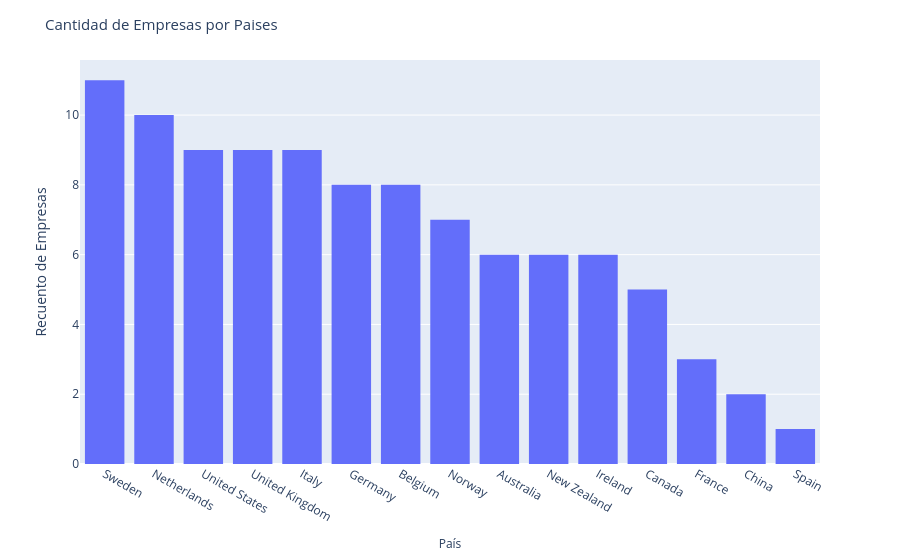

Notebook source saved alongside this figure:
### Markdown cell above
### Para cada ítem, crea una visualización adecuada según las variables especificadas. Interpreta los resultados según tus datos.

### Code cell
#Visualización de una variable categórica : creacion de un gráfico de barras usando Plotly express (countplot)

query = "SELECT* FROM COMPANIES"
df_company= pd.read_sql(query, connection)
figura1= px.histogram(df_company, x="country")

figura1.update_layout(
  title="Cantidad de Empresas por Paises",
  title_font_size= 15,
  xaxis_title="País",
  yaxis_title="Recuento de Empresas", 
  xaxis_title_font_size= 12,
  xaxis={"categoryorder":"total descending"})

### Figure 1 — Plotly figure (JSON) as saved in the notebook; plotly's stock layout.template omitted (floating-point values rounded to 4 significant figures)
{"data": [{"alignmentgroup": "True", "bingroup": "x", "hovertemplate": "country=%{x}<br>count=%{y}<extra></extra>", "legendgroup": "", "marker": {"color": "#636efa", "pattern": {"shape": ""}}, "name": "", "offsetgroup": "", "orientation": "v", "showlegend": false, "type": "histogram", "x": ["Germany", "Australia", "United States", "Germany", "New Zealand", "Norway", "United Kingdom", "Italy", "United States", "Belgium", "Sweden", "Sweden", "Ireland", "Belgium", "Norway", "Australia", "New Zealand", "China", "United States", "Canada", "Germany", "Germany", "United Kingdom", "Belgium", "Italy", "Italy", "United Kingdom", "France", "Australia", "New Zealand", "Sweden", "Sweden", "Netherlands", "United Kingdom", "Germany", "Canada", "Sweden", "Sweden", "United Kingdom", "Netherlands", "Ireland", "United States", "Ireland", "United States", "United States", "Italy", "Sweden", "United States", "Netherlands", "Ireland", "United States", "Norway", "United Kingdom", "Sweden", "Sweden", "Italy", "Australia", "Netherlands", "Italy", "Netherlands", "Belgium", "Spain", "Norway", "Norway", "France", "Italy", "Norway", "Norway", "Ireland", "Australia", "France", "New Zealand", "Netherlands", "Belgium", "Netherlands", "United Kingdom", "Canada", "Ireland", "Australia", "New Zealand", "Italy", "Sweden", "Germany", "Netherlands", "Sweden", "Canada", "Germany", "United States", "United Kingdom", "New Zealand", "China", "Netherlands", "Belgium", "Belgium", "Belgium", "Netherlands", "Canada", "Italy", "Germany", "United Kingdom"], "xaxis": "x", "yaxis": "y"}], "layout": {"barmode": "relative", "legend": {"tracegroupgap": 0}, "margin": {"t": 60}, "title": {"font": {"size": 15}, "text": "Cantidad de Empresas por Paises"}, "xaxis": {"anchor": "y", "categoryorder": "total descending", "domain": [0, 1], "title": {"font": {"size": 12}, "text": "País"}}, "yaxis": {"anchor": "x", "domain": [0, 1], "title": {"text": "Recuento de Empresas"}}}}
